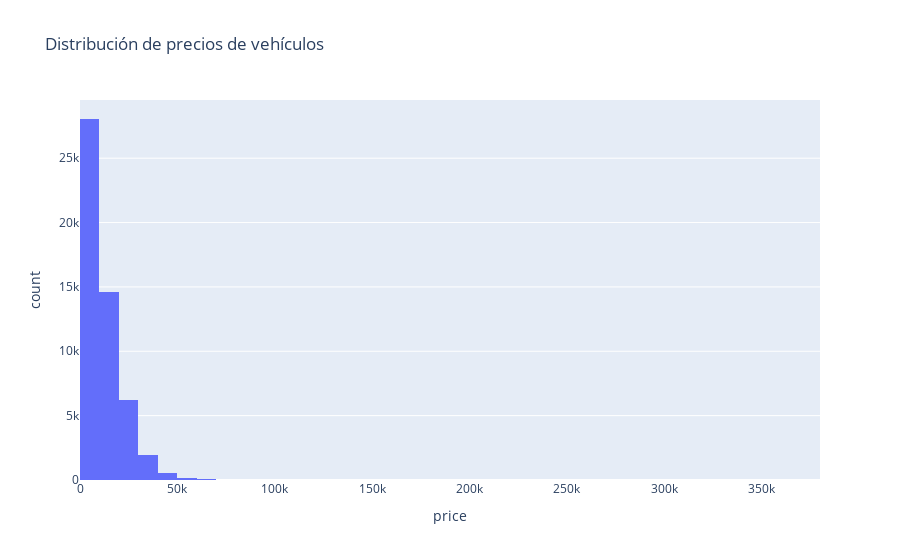
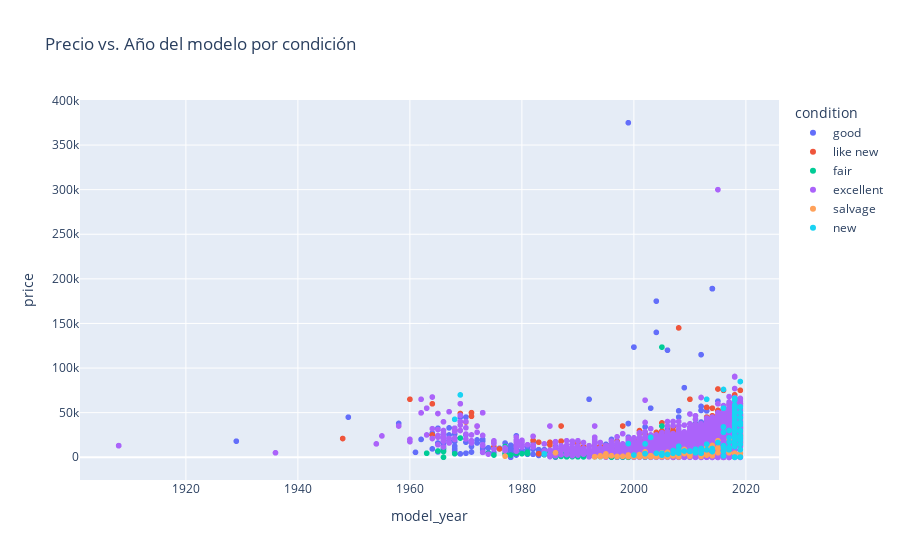

Notebook code for these charts, in order:
### Code cell
import pandas as pd

# Cargar el archivo CSV (asegúrate que está en la carpeta raíz del proyecto)
df = pd.read_csv('../vehicles_us.csv')

# Mostrar las primeras filas
df.head()
import plotly.express as px
 
# Crear un histograma de la columna 'price'
fig = px.histogram(df, x='price', nbins=50, title='Distribución de precios de vehículos')
fig.show()

# Crear un gráfico de dispersión de 'model_year' vs 'price' coloreado por 'condition'
fig = px.scatter(df, x='model_year', y='price', color='condition', title='Precio vs. Año del modelo por condición')
fig.show()

### Figure 1 — Plotly figure (JSON) as saved in the notebook; plotly's stock layout.template omitted (floating-point values rounded to 4 significant figures; data arrays with more than 128 entries replaced by an {"elided": "..."} marker saying what was removed)
{"data": [{"bingroup": "x", "hovertemplate": "price=%{x}<br>count=%{y}<extra></extra>", "legendgroup": "", "marker": {"color": "#636efa", "pattern": {"shape": ""}}, "name": "", "nbinsx": 50, "orientation": "v", "showlegend": false, "type": "histogram", "x": {"elided": "51525 int values"}, "xaxis": "x", "yaxis": "y"}], "layout": {"barmode": "relative", "legend": {"tracegroupgap": 0}, "title": {"text": "Distribución de precios de vehículos"}, "xaxis": {"anchor": "y", "domain": [0, 1], "title": {"text": "price"}}, "yaxis": {"anchor": "x", "domain": [0, 1], "title": {"text": "count"}}}}

### Figure 2 — Plotly figure (JSON) as saved in the notebook; plotly's stock layout.template omitted (floating-point values rounded to 4 significant figures; data arrays with more than 128 entries replaced by an {"elided": "..."} marker saying what was removed)
{"data": [{"hovertemplate": "condition=good<br>model_year=%{x}<br>price=%{y}<extra></extra>", "legendgroup": "good", "marker": {"color": "#636efa", "symbol": "circle"}, "mode": "markers", "name": "good", "showlegend": true, "type": "scattergl", "x": {"elided": "20145 float values"}, "xaxis": "x", "y": {"elided": "20145 int values"}, "yaxis": "y"}, {"hovertemplate": "condition=like new<br>model_year=%{x}<br>price=%{y}<extra></extra>", "legendgroup": "like new", "marker": {"color": "#EF553B", "symbol": "circle"}, "mode": "markers", "name": "like new", "showlegend": true, "type": "scattergl", "x": {"elided": "4742 float values"}, "xaxis": "x", "y": {"elided": "4742 int values"}, "yaxis": "y"}, {"hovertemplate": "condition=fair<br>model_year=%{x}<br>price=%{y}<extra></extra>", "legendgroup": "fair", "marker": {"color": "#00cc96", "symbol": "circle"}, "mode": "markers", "name": "fair", "showlegend": true, "type": "scattergl", "x": {"elided": "1607 float values"}, "xaxis": "x", "y": {"elided": "1607 int values"}, "yaxis": "y"}, {"hovertemplate": "condition=excellent<br>model_year=%{x}<br>price=%{y}<extra></extra>", "legendgroup": "excellent", "marker": {"color": "#ab63fa", "symbol": "circle"}, "mode": "markers", "name": "excellent", "showlegend": true, "type": "scattergl", "x": {"elided": "24773 float values"}, "xaxis": "x", "y": {"elided": "24773 int values"}, "yaxis": "y"}, {"hovertemplate": "condition=salvage<br>model_year=%{x}<br>price=%{y}<extra></extra>", "legendgroup": "salvage", "marker": {"color": "#FFA15A", "symbol": "circle"}, "mode": "markers", "name": "salvage", "showlegend": true, "type": "scattergl", "x": [1999.0, 2008.0, 2012.0, 1995.0, 2003.0, 2005.0, 2008.0, 2001.0, 2001.0, 1998.0, 2001.0, 2003.0, 2008.0, 2000.0, 2005.0, 2014.0, 2003.0, 1997.0, NaN, 2009.0, 2013.0, 2006.0, 2015.0, 2018.0, 2006.0, 1994.0, 1995.0, 2019.0, 1995.0, 2018.0, 2000.0, 2014.0, NaN, 2004.0, 2001.0, 2015.0, 2007.0, 2004.0, 2014.0, 1999.0, NaN, 2007.0, NaN, 2013.0, 1999.0, 2015.0, 2013.0, 2003.0, 1977.0, 2014.0, 2000.0, 2017.0, 2017.0, 2014.0, 2014.0, 2004.0, 1995.0, 2013.0, NaN, 1999.0, 2002.0, 2010.0, NaN, 2004.0, 2018.0, 2003.0, 2008.0, NaN, NaN, 2017.0, 2017.0, 2017.0, 2009.0, 2001.0, 2002.0, 1996.0, NaN, 2010.0, 2002.0, 2007.0, 2000.0, NaN, 2001.0, 2005.0, 2001.0, 1993.0, 2005.0, 2012.0, 1999.0, 2003.0, 2016.0, 2006.0, 1994.0, 2008.0, 2014.0, 1993.0, 2005.0, 2006.0, 2001.0, 2011.0, 2008.0, 2004.0, 2015.0, 2007.0, 1986.0, 2013.0, NaN, 1994.0, 1999.0, 1997.0, 2008.0, NaN, 2017.0, 2013.0, 2002.0], "xaxis": "x", "y": [600, 1000, 5500, 999, 850, 5000, 8000, 2500, 1800, 1000, 1500, 1800, 8000, 580, 2700, 11000, 800, 800, 3800, 4100, 12900, 400, 18500, 13500, 5500, 900, 850, 4500, 3750, 22000, 800, 1700, 9450, 2000, 1500, 5000, 4000, 800, 13000, 800, 15000, 2950, 1500, 3500, 800, 10700, 9975, 1400, 1200, 3500, 800, 20750, 8750, 13200, 6750, 2950, 2495, 2400, 2700, 2500, 800, 1200, 1200, 1000, 4500, 500, 4700, 1000, 3500, 5200, 20750, 8750, 8725, 750, 5000, 1700, 3000, 3000, 6000, 2500, 700, 5990, 500, 2500, 2250, 650, 700, 1000, 1900, 600, 7000, 1000, 1500, 7000, 4800, 500, 2000, 700, 3000, 5000, 7000, 450, 9900, 1500, 5000, 14500, 500, 1500, 1000, 850, 500, 3500, 5000, 2900, 2700], "yaxis": "y"}, {"hovertemplate": "condition=new<br>model_year=%{x}<br>price=%{y}<extra></extra>", "legendgroup": "new", "marker": {"color": "#19d3f3", "symbol": "circle"}, "mode": "markers", "name": "new", "showlegend": true, "type": "scattergl", "x": {"elided": "143 float values"}, "xaxis": "x", "y": {"elided": "143 int values"}, "yaxis": "y"}], "layout": {"legend": {"title": {"text": "condition"}, "tracegroupgap": 0}, "title": {"text": "Precio vs. Año del modelo por condición"}, "xaxis": {"anchor": "y", "domain": [0, 1], "title": {"text": "model_year"}}, "yaxis": {"anchor": "x", "domain": [0, 1], "title": {"text": "price"}}}}
